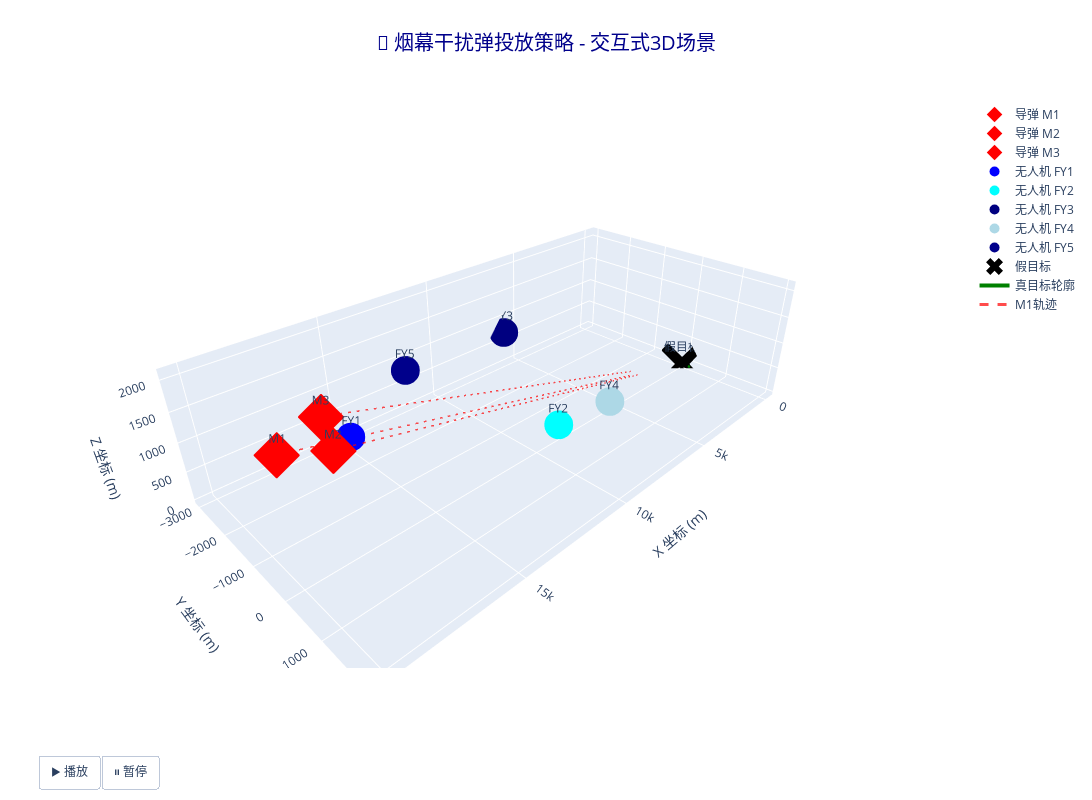

Notebook code cell kept with this figure:
### Code cell
animation_fig.show()

### Figure 1 — Plotly figure (JSON) as saved in the notebook; plotly's stock layout.template omitted (floating-point values rounded to 4 significant figures)
{"data": [{"hovertemplate": "<b>M1</b><br>坐标: (20000, 0, 2000)<br>速度: 300 m/s<extra></extra>", "marker": {"color": "red", "size": 12, "symbol": "diamond"}, "mode": "markers+text", "name": "导弹 M1", "text": ["M1"], "textposition": "top center", "x": [20000], "y": [0], "z": [2000], "type": "scatter3d"}, {"hovertemplate": "<b>M2</b><br>坐标: (19000, 600, 2100)<br>速度: 300 m/s<extra></extra>", "marker": {"color": "red", "size": 12, "symbol": "diamond"}, "mode": "markers+text", "name": "导弹 M2", "text": ["M2"], "textposition": "top center", "x": [19000], "y": [600], "z": [2100], "type": "scatter3d"}, {"hovertemplate": "<b>M3</b><br>坐标: (18000, -600, 1900)<br>速度: 300 m/s<extra></extra>", "marker": {"color": "red", "size": 12, "symbol": "diamond"}, "mode": "markers+text", "name": "导弹 M3", "text": ["M3"], "textposition": "top center", "x": [18000], "y": [-600], "z": [1900], "type": "scatter3d"}, {"hovertemplate": "<b>FY1</b><br>坐标: (17800, 0, 1800)<br>速度范围: 70-140 m/s<extra></extra>", "marker": {"color": "blue", "size": 10, "symbol": "circle"}, "mode": "markers+text", "name": "无人机 FY1", "text": ["FY1"], "textposition": "top center", "x": [17800], "y": [0], "z": [1800], "type": "scatter3d"}, {"hovertemplate": "<b>FY2</b><br>坐标: (12000, 1400, 1400)<br>速度范围: 70-140 m/s<extra></extra>", "marker": {"color": "cyan", "size": 10, "symbol": "circle"}, "mode": "markers+text", "name": "无人机 FY2", "text": ["FY2"], "textposition": "top center", "x": [12000], "y": [1400], "z": [1400], "type": "scatter3d"}, {"hovertemplate": "<b>FY3</b><br>坐标: (6000, -3000, 700)<br>速度范围: 70-140 m/s<extra></extra>", "marker": {"color": "navy", "size": 10, "symbol": "circle"}, "mode": "markers+text", "name": "无人机 FY3", "text": ["FY3"], "textposition": "top center", "x": [6000], "y": [-3000], "z": [700], "type": "scatter3d"}, {"hovertemplate": "<b>FY4</b><br>坐标: (11000, 2000, 1800)<br>速度范围: 70-140 m/s<extra></extra>", "marker": {"color": "lightblue", "size": 10, "symbol": "circle"}, "mode": "markers+text", "name": "无人机 FY4", "text": ["FY4"], "textposition": "top center", "x": [11000], "y": [2000], "z": [1800], "type": "scatter3d"}, {"hovertemplate": "<b>FY5</b><br>坐标: (13000, -2000, 1300)<br>速度范围: 70-140 m/s<extra></extra>", "marker": {"color": "darkblue", "size": 10, "symbol": "circle"}, "mode": "markers+text", "name": "无人机 FY5", "text": ["FY5"], "textposition": "top center", "x": [13000], "y": [-2000], "z": [1300], "type": "scatter3d"}, {"hovertemplate": "<b>假目标</b><br>坐标: (0, 0, 0)<extra></extra>", "marker": {"color": "black", "size": 15, "symbol": "x"}, "mode": "markers+text", "name": "假目标", "text": ["假目标"], "textposition": "top center", "x": [0], "y": [0], "z": [0], "type": "scatter3d"}, {"hovertemplate": "<b>真目标</b><br>半径: 7m<br>高度: 10m<extra></extra>", "line": {"color": "green", "width": 4}, "mode": "lines", "name": "真目标轮廓", "showlegend": true, "x": [7.0, 6.836, 6.353, 5.573, 4.532, 3.279, 1.873, 0.379, -1.132, -2.591, -3.928, -5.082, -5.998, -6.634, -6.959, -6.959, -6.634, -5.998, -5.082, -3.928, -2.591, -1.132, 0.379, 1.873, 3.279, 4.532, 5.573, 6.353, 6.836, 7.0], "y": [200.0, 201.5, 202.9, 204.2, 205.3, 206.2, 206.7, 207.0, 206.9, 206.5, 205.8, 204.8, 203.6, 202.2, 200.8, 199.2, 197.8, 196.4, 195.2, 194.2, 193.5, 193.1, 193.0, 193.3, 193.8, 194.7, 195.8, 197.1, 198.5, 200.0], "z": [0.0, 0.0, 0.0, 0.0, 0.0, 0.0, 0.0, 0.0, 0.0, 0.0, 0.0, 0.0, 0.0, 0.0, 0.0, 0.0, 0.0, 0.0, 0.0, 0.0, 0.0, 0.0, 0.0, 0.0, 0.0, 0.0, 0.0, 0.0, 0.0, 0.0], "type": "scatter3d"}, {"hovertemplate": "<b>真目标</b><br>半径: 7m<br>高度: 10m<extra></extra>", "line": {"color": "green", "width": 4}, "mode": "lines", "name": "", "showlegend": false, "x": [7.0, 6.836, 6.353, 5.573, 4.532, 3.279, 1.873, 0.379, -1.132, -2.591, -3.928, -5.082, -5.998, -6.634, -6.959, -6.959, -6.634, -5.998, -5.082, -3.928, -2.591, -1.132, 0.379, 1.873, 3.279, 4.532, 5.573, 6.353, 6.836, 7.0], "y": [200.0, 201.5, 202.9, 204.2, 205.3, 206.2, 206.7, 207.0, 206.9, 206.5, 205.8, 204.8, 203.6, 202.2, 200.8, 199.2, 197.8, 196.4, 195.2, 194.2, 193.5, 193.1, 193.0, 193.3, 193.8, 194.7, 195.8, 197.1, 198.5, 200.0], "z": [10.0, 10.0, 10.0, 10.0, 10.0, 10.0, 10.0, 10.0, 10.0, 10.0, 10.0, 10.0, 10.0, 10.0, 10.0, 10.0, 10.0, 10.0, 10.0, 10.0, 10.0, 10.0, 10.0, 10.0, 10.0, 10.0, 10.0, 10.0, 10.0, 10.0], "type": "scatter3d"}, {"hoverinfo": "skip", "line": {"color": "green", "width": 2}, "mode": "lines", "showlegend": false, "x": [7.0, 7.0], "y": [200.0, 200.0], "z": [0, 10], "type": "scatter3d"}, {"hoverinfo": "skip", "line": {"color": "green", "width": 2}, "mode": "lines", "showlegend": false, "x": [1.873, 1.873], "y": [206.7, 206.7], "z": [0, 10], "type": "scatter3d"}, {"hoverinfo": "skip", "line": {"color": "green", "width": 2}, "mode": "lines", "showlegend": false, "x": [-5.998, -5.998], "y": [203.6, 203.6], "z": [0, 10], "type": "scatter3d"}, {"hoverinfo": "skip", "line": {"color": "green", "width": 2}, "mode": "lines", "showlegend": false, "x": [-5.082, -5.082], "y": [195.2, 195.2], "z": [0, 10], "type": "scatter3d"}, {"hoverinfo": "skip", "line": {"color": "green", "width": 2}, "mode": "lines", "showlegend": false, "x": [3.279, 3.279], "y": [193.8, 193.8], "z": [0, 10], "type": "scatter3d"}, {"hovertemplate": "<b>M1飞行轨迹</b><br>目标: 假目标<extra></extra>", "line": {"color": "red", "dash": "dash", "width": 3}, "mode": "lines", "name": "M1轨迹", "opacity": 0.7, "showlegend": true, "x": [20000.0, 19670.0, 19350.0, 19020.0, 18690.0, 18370.0, 18040.0, 17710.0, 17390.0, 17060.0, 16730.0, 16410.0, 16080.0, 15760.0, 15430.0, 15100.0, 14780.0, 14450.0, 14120.0, 13800.0, 13470.0, 13140.0, 12820.0, 12490.0, 12160.0, 11840.0, 11510.0, 11180.0, 10860.0, 10530.0, 10200.0, 9878.0, 9551.0, 9224.0, 8898.0, 8571.0, 8245.0, 7918.0, 7592.0, 7265.0, 6939.0, 6612.0, 6286.0, 5959.0, 5633.0, 5306.0, 4980.0, 4653.0, 4327.0, 4000.0], "y": [0.0, 0.0, 0.0, 0.0, 0.0, 0.0, 0.0, 0.0, 0.0, 0.0, 0.0, 0.0, 0.0, 0.0, 0.0, 0.0, 0.0, 0.0, 0.0, 0.0, 0.0, 0.0, 0.0, 0.0, 0.0, 0.0, 0.0, 0.0, 0.0, 0.0, 0.0, 0.0, 0.0, 0.0, 0.0, 0.0, 0.0, 0.0, 0.0, 0.0, 0.0, 0.0, 0.0, 0.0, 0.0, 0.0, 0.0, 0.0, 0.0, 0.0], "z": [2000.0, 1967.0, 1935.0, 1902.0, 1869.0, 1837.0, 1804.0, 1771.0, 1739.0, 1706.0, 1673.0, 1641.0, 1608.0, 1576.0, 1543.0, 1510.0, 1478.0, 1445.0, 1412.0, 1380.0, 1347.0, 1314.0, 1282.0, 1249.0, 1216.0, 1184.0, 1151.0, 1118.0, 1086.0, 1053.0, 1020.0, 987.8, 955.1, 922.4, 889.8, 857.1, 824.5, 791.8, 759.2, 726.5, 693.9, 661.2, 628.6, 595.9, 563.3, 530.6, 498.0, 465.3, 432.7, 400.0], "type": "scatter3d"}, {"hovertemplate": "<b>M2飞行轨迹</b><br>目标: 假目标<extra></extra>", "line": {"color": "red", "dash": "dash", "width": 3}, "mode": "lines", "name": "", "opacity": 0.7, "showlegend": false, "x": [19000.0, 18690.0, 18380.0, 18070.0, 17760.0, 17450.0, 17140.0, 16830.0, 16520.0, 16210.0, 15900.0, 15590.0, 15280.0, 14970.0, 14660.0, 14350.0, 14040.0, 13730.0, 13420.0, 13110.0, 12800.0, 12490.0, 12180.0, 11870.0, 11560.0, 11240.0, 10930.0, 10620.0, 10310.0, 10000.0, 9694.0, 9384.0, 9073.0, 8763.0, 8453.0, 8143.0, 7833.0, 7522.0, 7212.0, 6902.0, 6592.0, 6282.0, 5971.0, 5661.0, 5351.0, 5041.0, 4731.0, 4420.0, 4110.0, 3800.0], "y": [600.0, 590.2, 580.4, 570.6, 560.8, 551.0, 541.2, 531.4, 521.6, 511.8, 502.0, 492.2, 482.4, 472.7, 462.9, 453.1, 443.3, 433.5, 423.7, 413.9, 404.1, 394.3, 384.5, 374.7, 364.9, 355.1, 345.3, 335.5, 325.7, 315.9, 306.1, 296.3, 286.5, 276.7, 266.9, 257.1, 247.3, 237.6, 227.8, 218.0, 208.2, 198.4, 188.6, 178.8, 169.0, 159.2, 149.4, 139.6, 129.8, 120.0], "z": [2100.0, 2066.0, 2031.0, 1997.0, 1963.0, 1929.0, 1894.0, 1860.0, 1826.0, 1791.0, 1757.0, 1723.0, 1689.0, 1654.0, 1620.0, 1586.0, 1551.0, 1517.0, 1483.0, 1449.0, 1414.0, 1380.0, 1346.0, 1311.0, 1277.0, 1243.0, 1209.0, 1174.0, 1140.0, 1106.0, 1071.0, 1037.0, 1003.0, 968.6, 934.3, 900.0, 865.7, 831.4, 797.1, 762.9, 728.6, 694.3, 660.0, 625.7, 591.4, 557.1, 522.9, 488.6, 454.3, 420.0], "type": "scatter3d"}, {"hovertemplate": "<b>M3飞行轨迹</b><br>目标: 假目标<extra></extra>", "line": {"color": "red", "dash": "dash", "width": 3}, "mode": "lines", "name": "", "opacity": 0.7, "showlegend": false, "x": [18000.0, 17710.0, 17410.0, 17120.0, 16820.0, 16530.0, 16240.0, 15940.0, 15650.0, 15360.0, 15060.0, 14770.0, 14470.0, 14180.0, 13890.0, 13590.0, 13300.0, 13000.0, 12710.0, 12420.0, 12120.0, 11830.0, 11530.0, 11240.0, 10950.0, 10650.0, 10360.0, 10070.0, 9771.0, 9478.0, 9184.0, 8890.0, 8596.0, 8302.0, 8008.0, 7714.0, 7420.0, 7127.0, 6833.0, 6539.0, 6245.0, 5951.0, 5657.0, 5363.0, 5069.0, 4776.0, 4482.0, 4188.0, 3894.0, 3600.0], "y": [-600.0, -590.2, -580.4, -570.6, -560.8, -551.0, -541.2, -531.4, -521.6, -511.8, -502.0, -492.2, -482.4, -472.7, -462.9, -453.1, -443.3, -433.5, -423.7, -413.9, -404.1, -394.3, -384.5, -374.7, -364.9, -355.1, -345.3, -335.5, -325.7, -315.9, -306.1, -296.3, -286.5, -276.7, -266.9, -257.1, -247.3, -237.6, -227.8, -218.0, -208.2, -198.4, -188.6, -178.8, -169.0, -159.2, -149.4, -139.6, -129.8, -120.0], "z": [1900.0, 1869.0, 1838.0, 1807.0, 1776.0, 1745.0, 1714.0, 1683.0, 1652.0, 1621.0, 1590.0, 1559.0, 1528.0, 1497.0, 1466.0, 1435.0, 1404.0, 1373.0, 1342.0, 1311.0, 1280.0, 1249.0, 1218.0, 1187.0, 1156.0, 1124.0, 1093.0, 1062.0, 1031.0, 1000.0, 969.4, 938.4, 907.3, 876.3, 845.3, 814.3, 783.3, 752.2, 721.2, 690.2, 659.2, 628.2, 597.1, 566.1, 535.1, 504.1, 473.1, 442.0, 411.0, 380.0], "type": "scatter3d"}], "layout": {"title": {"font": {"size": 20, "color": "darkblue"}, "text": "🚀 烟幕干扰弹投放策略 - 交互式3D场景", "x": 0.5}, "scene": {"camera": {"eye": {"x": 1.5, "y": 1.5, "z": 1.2}}, "aspectratio": {"x": 2, "y": 1, "z": 0.5}, "xaxis": {"title": {"text": "X 坐标 (m)"}}, "yaxis": {"title": {"text": "Y 坐标 (m)"}}, "zaxis": {"title": {"text": "Z 坐标 (m)"}}, "aspectmode": "manual"}, "width": 1200, "height": 800, "showlegend": true, "updatemenus": [{"buttons": [{"args": [null, {"frame": {"duration": 100, "redraw": true}, "fromcurrent": true}], "label": "▶️ 播放", "method": "animate"}, {"args": [[null], {"frame": {"duration": 0, "redraw": true}, "mode": "immediate", "transition": {"duration": 0}}], "label": "⏸️ 暂停", "method": "animate"}], "direction": "left", "pad": {"r": 10, "t": 87}, "showactive": false, "type": "buttons", "x": 0.1, "xanchor": "right", "y": 0, "yanchor": "top"}]}}
